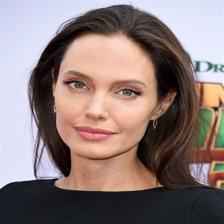
#> input picture 0000.jpg, 224 x 224 px
$ jupyter execute iht-rehalf.ipynb
#> lines starting #> are read from the running program, lines starting #| are printed output that depends on the picture; long printed decimals are rounded
[cell 1]
import os
import shutil
from tqdm import tqdm
from skimage.metrics import peak_signal_noise_ratio
from skimage import img_as_ubyte, io
from PIL import Image
import cv2
import matplotlib.pyplot as plt
import numpy as np
from mpl_toolkits.mplot3d import Axes3D
from scipy.interpolate import griddata
from matplotlib import cm
from matplotlib.colors import Normalize
import matplotlib as mpl
import matplotlib
matplotlib.use('Qt5Agg')

[cell 2]
data_dir = '/kaggle/input/celeb-m/Celebrity Faces Dataset'

[cell 3]
def block_no_expand(name):
#> called with name = './0000.jpg'
    im=np.array(Image.open(name))
#> im is the input picture: shape (224, 224, 3); mean R, G, B 140, 122.2, 120.4
    im_lab=cv2.cvtColor(im,cv2.COLOR_RGB2HSV)
#> im_lab: shape (224, 224, 3); mean H, S, V 63.5, 73.3, 147.8
    im_lab[:,:,-1]=np.interp(im_lab[:,:,-1],(0,255),(0,255/4))
#> im_lab: shape (224, 224, 3); mean H, S, V 63.5, 73.3, 36.6
    im_rgb=cv2.cvtColor(im_lab,cv2.COLOR_HSV2RGB)
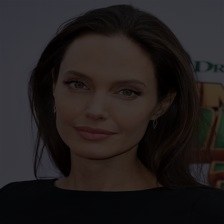
#> im_rgb: shape (224, 224, 3); mean R, G, B 34.4, 29.7, 29.5
    im_ht=Image.fromarray(im_rgb).convert("1")
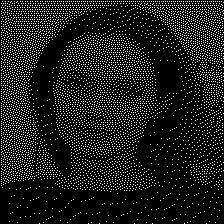
#> im_ht: PIL image 224x224 1; 11.7% white in thin lines or dots
    im_ht=img_as_ubyte(im_ht)
    # gray_level(im_ht,(2,4),True)
    return im_ht

def find_best_params(gt_path):
    img = block_no_expand(gt_path)
    pil_halftone = Image.fromarray(img).convert('L').convert("1")
    halftone = img_as_ubyte(pil_halftone)
    ref = cv2.imread(gt_path, cv2.IMREAD_GRAYSCALE)
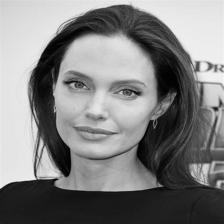
#> ref: shape (224, 224); min 0, max 251, mean 127.3

    def IHT(radius=3, sigma_s=100, cnts=3):
        dehalftoned = halftone.copy()
        for i in range(cnts):
            dehalftoned = cv2.bilateralFilter(dehalftoned, radius, sigma_s, sigma_s)
        return dehalftoned

    best_psnr = 0
    best_params = None
    x = []
    y = []
    z = []
    w = []

    total_iterations = len(range(3, 20, 2)) * len(range(50,410,10)) * len(range(3, 10, 1))

    with tqdm(total=total_iterations) as pbar:
        for radius in range(3, 20, 2):
            for sigma_s in range(50,410,10):
                for cnts in range(3, 10, 1):
                    I = cv2.GaussianBlur(halftone.copy(), (radius, radius), 0)
                    dehalftoned = IHT(radius, sigma_s, cnts)
                    ehist = cv2.equalizeHist(dehalftoned)
                    psnr = peak_signal_noise_ratio(ehist, ref)
                    x.append(radius)
                    y.append(sigma_s)
                    z.append(cnts)
                    w.append(round(psnr, 4))
                    if psnr > best_psnr:
                        best_psnr = psnr
                        best_params = (radius, sigma_s, cnts)
                    pbar.update()
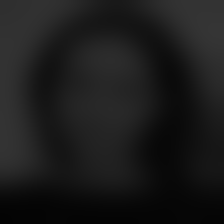
#> dehalftoned: shape (224, 224); min 3, max 53, mean 27.1
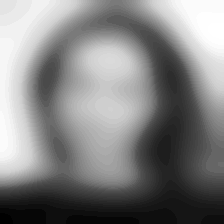
#> ehist: shape (224, 224); min 0, max 255, mean 130
#> after the loop, best_params = (5, 390, 4); best_psnr = 20.85; w = 2268 values, max 20.85 at index 491, min 4.67 at index 2034, mean 17.27; x = 2268 values from 3 to 19; y = 2268 values, max 400 at index 245, min 50 at index 0, mean 225; z = 2268 values, max 9 at index 6, min 3 at index 0, mean 6
    return best_params, best_psnr,x,y,z,w

[cell 4]
best_params, best_psnr,x,y,z,w = find_best_params(f'./0000.jpg')
#> best_params = (5, 390, 4); best_psnr = 20.85; x = 2268 values from 3 to 19
print(f"Best_params:{best_params}, Best_PSNR:{best_psnr}")
#| Best_params:(5, 390, 4), Best_PSNR:20.849

[cell 5]
# 设置全局字体样式
mpl.rcParams['font.family'] = 'Times New Roman'
mpl.rcParams['font.size'] = 11.5

# 创建网格数据
xi = np.linspace(min(x), max(x), num=100)
#> xi = 100 values from 3 to 19
yi = np.linspace(min(y), max(y), num=100)
#> yi = 100 values from 50 to 400
xi, yi = np.meshgrid(xi, yi)

# 插值
wi = griddata((x, y), z, (xi, yi), method='linear')
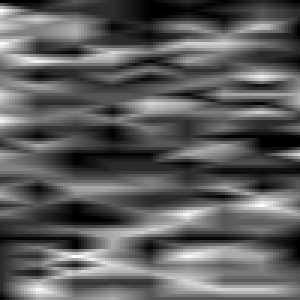
#> wi: shape (100, 100) float64 (shown 3 times larger); min 3, max 8.91, mean 5.16; drawn with min black and max white
wi_color = griddata((x, y), w, (xi, yi), method='linear')
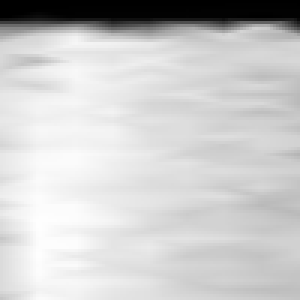
#> wi_color: shape (100, 100) float64 (shown 3 times larger); min 5.17, max 20.79, mean 17.6; drawn with min black and max white

# 创建3D图形
fig = plt.figure(figsize=(8, 6))
ax = fig.add_subplot(111, projection='3d')
ax.set_xticks(np.arange(3, 20, 2))
ax.set_yticks(np.arange(50, 410, 50))
ax.set_zticks(np.arange(3, 10, 1))

# 设置3D图的角度
ax.view_init(elev=40, azim=-20)  # elev是上下旋转角度，azim是左右旋转角度

# 创建颜色映射
cmap = cm.jet
norm = Normalize(vmin=np.min(w), vmax=np.max(w))

# 创建3D曲面图
surf = ax.plot_surface(xi, yi, wi, facecolors=cmap(norm(wi_color)), linewidth=0, antialiased=False)
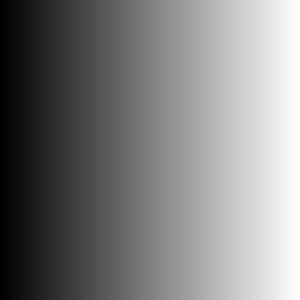
#> xi: shape (100, 100) float64 (shown 3 times larger); min 3, max 19, mean 11; drawn with min black and max white

# 添加颜色条并设置标签
cbar = fig.colorbar(cm.ScalarMappable(norm=norm, cmap=cmap), ax=ax, pad=0.1)
cbar.set_label('PSNR')

# 设置颜色棒的高度
#cbar.ax.set_position([.9, .2, .03, .6])  # [左, 下, 宽, 高]

# 设置轴标签
ax.set_xlabel('Radius')
ax.set_ylabel('Sigma_s')
ax.set_zlabel('Cnts')

# 保存图像
plt.savefig('my_figure.png', format='png', dpi=500)
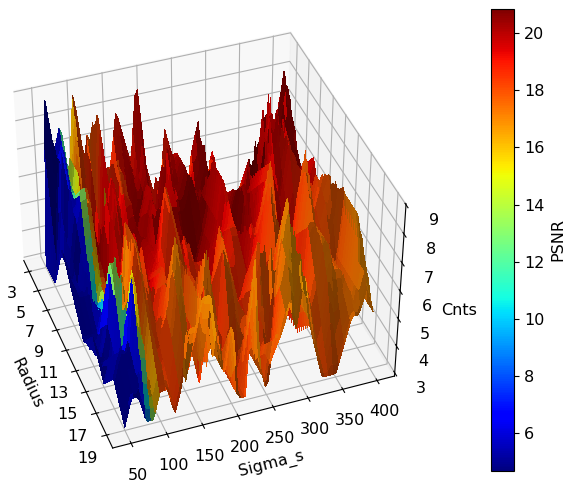
#> figure drawn by matplotlib, 2 panels
# 显示图形
plt.show()
